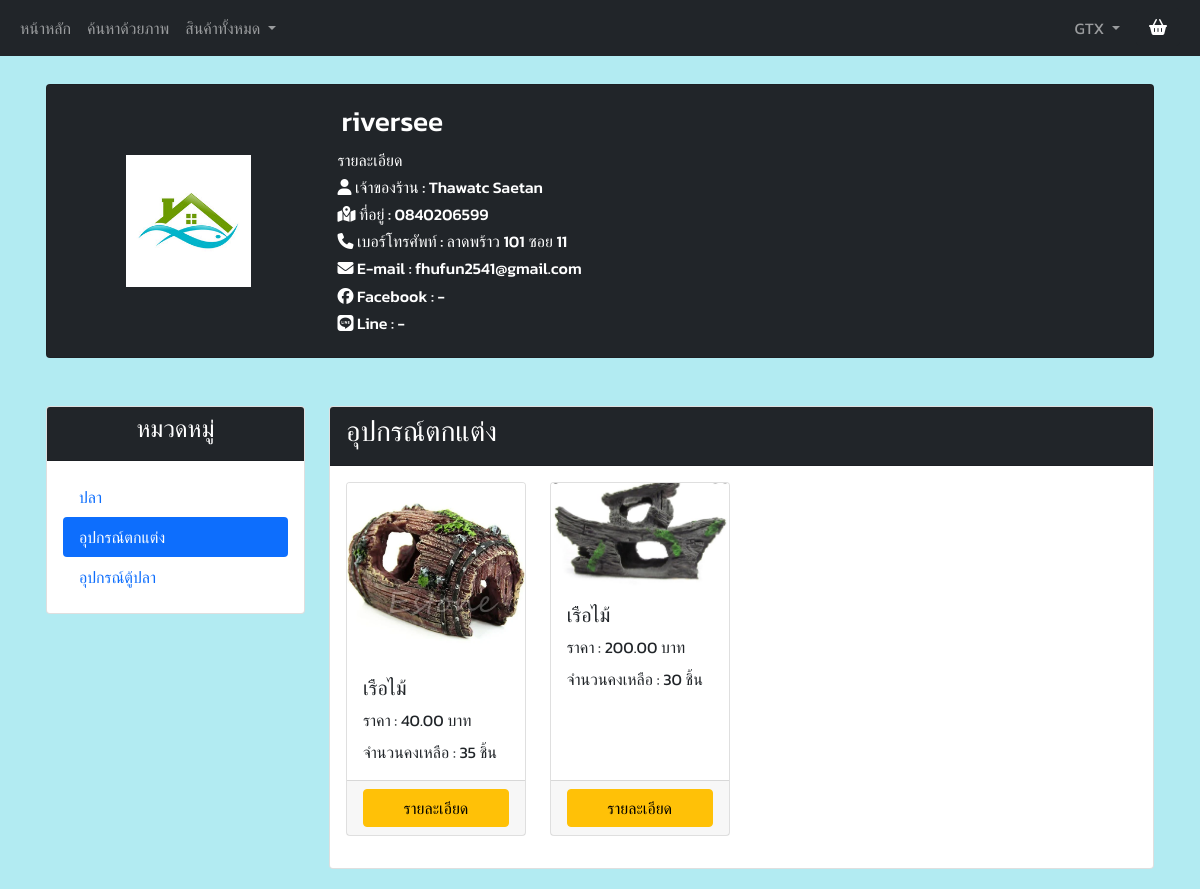
Screenshot of /shop_accessories/GTX (signed in) with the database file from the repository.
### tables this page shows
CREATE TABLE "seller" (
	"seller_ID"	TEXT,
	"seller_Firstname"	TEXT,
	"seller_Lastname"	TEXT,
	"seller_Email"	TEXT,
	"seller_Telephone"	TEXT,
	"seller_Address"	TEXT,
	"seller_Line"	TEXT,
	"seller_Facebook"	TEXT,
	"seller_Password"	TEXT,
	"seller_Storename"	TEXT,
	"seller_pic"	TEXT,
	"seller_status"	TEXT,
	"seller_status_color"	TEXT,
	PRIMARY KEY("seller_ID")
);

CREATE TABLE "accessories_product" (
	"accessories_ID"	INTEGER NOT NULL,
	"accessories_Name"	TEXT NOT NULL,
	"accessories_Price"	NUMERIC NOT NULL,
	"accessories_Amount"	INTEGER NOT NULL,
	"accessories_Description"	TEXT,
	"accessories_Images"	TEXT,
	"accessories_Owner"	TEXT NOT NULL,
	"time"	TEXT,
	PRIMARY KEY("accessories_ID" AUTOINCREMENT)
);

### app.py (the view, shortened to what this page needs)
@app.route("/shop_accessories/<string:id_data>", methods=["GET", "POST"])
def shop_accessories(id_data):
    SellerID = id_data
    if session.get("user",None) is not None:
        if session.get("role") == 'seller':
            with sqlite3.connect("mydata.db") as connect:
                cur = connect.cursor()
                cur.execute("select * from seller where seller_id = ?",[SellerID])
                seller = cur.fetchall()
                cur.execute("select count(*) from accessories_product where accessories_Owner = ?",[SellerID])
                accessories_total = cur.fetchone()[0]
                page, per_page, offset = get_page_args(page_parameter='page')
                per_page = 12
                if offset != 0:
                    offset = offset + 2
                sql = "SELECT * FROM accessories_product where accessories_Owner = ? ORDER BY time desc LIMIT ? OFFSET ?"
                val = [SellerID,per_page, offset]
                cur.execute(sql,val)
                accessoriesproduct_data = cur.fetchall()
                accessories_pagination = Pagination(
                    page=page,
                    per_page=per_page,
                    total=accessories_total,
                    css_framework='bootstrap4'
                )
                for i in range(len(accessoriesproduct_data)):
                    accessoriesproduct_data[i] = list(accessoriesproduct_data[i])
                    accessoriesproduct_data[i][2] = str('{:,.2f}'.format(accessoriesproduct_data[i][2]))
                    accessoriesproduct_data[i][3] = str('{:,}'.format(int(accessoriesproduct_data[i][3])))
                    accessoriesproduct_data[i] = tuple(accessoriesproduct_data[i])
                return render_template(
                    "shop_accessories_seller.html",
                    accessories_pagination=accessories_pagination,
                    seller_shop=seller[0],
                    accessoriesproduct_data=accessoriesproduct_data,
                    seller = session['user']
                )

### templates/shop_accessories_seller.html (shortened to what this page needs)
{% extends "header_seller.html" %} {% block content %}
<div class="container p-1 my-0">
</div>
<head>
    <link rel="stylesheet" type="text/css" href="{{ url_for('static',filename='css/styles.css') }}">
</head>
<div class="container p-3 my-1">
    <div class="row g-5">
        <div class="col-12 ">
            <div class="card bg-dark">
                <div class="card-body">
                    <div class="row">
                        <div class="col-md-3 align-self-center">
                            <img src="../{{seller_shop[10]}}" style="width: 50%; height:50; display: block; margin-left: auto; margin-right: auto;">
                        </div>
                        <div class="col-md-7">
                            <h3 style="color: white;" class="p-1">{{seller_shop[9]}}</h3>
                            <h6>รายละเอียด</h6>
                            <h6><i class="fas fa-user"></i> เจ้าของร้าน : {{seller_shop[1]}} {{seller_shop[2]}}</h6>
                            <h6><i class="fas fa-map-marked-alt"></i> ที่อยู่ : {{seller_shop[5]}}</h6>
                            <h6><i class="fas fa-phone"></i> เบอร์โทรศัพท์ : {{seller_shop[4]}}</h6>
                            <h6><i class="fas fa-envelope"></i> E-mail : {{seller_shop[3]}}</h6>
                            <h6><i class="fab fa-facebook"></i> Facebook : {{seller_shop[7]}}</h6>
                            <h6><i class="fab fa-line"></i> Line : {{seller_shop[6]}}</h6>
                        </div>
                    </div>
                </div>
            </div>
        </div>
        <div class="col-12">
            <div class="row gx-4 gy-1">
                <div class="col-xs-12 col-md-3">
                    <div class="card">
                        <div class="card-header bg-dark">
                            <h4 style="color: white;" class="text-center">หมวดหมู่</h4>
                        </div>
                        <div class="card-body">
                            <ul class="nav flex-column nav-pills" id="v-pills-tab" role="tablist" aria-orientation="vertical">
                                <li class="nav-item">
                                    <a class="nav-link" type="button" href="/shop_fish/{{seller_shop[0]}}" id="shop-fish-tab">ปลา</a>
                                </li>
                                <li class="nav-item">
                                    <a class="nav-link active" type="button" href="/shop_accessories/{{seller_shop[0]}}" id="shop-decoration-tab">อุปกรณ์ตกแต่ง</a>
                                </li>
                                <li class="nav-item">
                                    <a class="nav-link" type="button" href="/shop_tool/{{seller_shop[0]}}" id="shop-tool-tab">อุปกรณ์ตู้ปลา</a>
                                </li>
                            </ul>
                        </div>
                    </div>
                </div>
                <div class="col-xs-12 col-sm-12 col-md-9">
                    <div>
                        <div class="tab-pane fade show active" id="shop-fish" role="tabpanel" aria-labelledby="shop-fish-tab">
                            <div class="card">
                                <div class="card-header bg-dark">
                                    <h3>อุปกรณ์ตกแต่ง</h3>
                                </div>
                                <div class="card-body">
                                    <div class="row">
                                        {%for row in accessoriesproduct_data %}
                                        <div class="col-xs-3 col-sm-3 col-md-3 mb-3">
                                            <div class="card h-100">
                                                <img src="../{{row.5}}" class="card-img-top">
                                                <div class="card-body">
                                                    <h5 class="card-title">{{row.1}}</h5>
                                                    <p class="card-text">ราคา : {{row.2}} บาท</p>
                                                    <p class="card-text">จำนวนคงเหลือ : {{row.3}} ชิ้น</p>                                                </div>
                                                <div class="card-footer">
                                                    <div class="d-grid gap-2">
                                                        <button type="button" data-bs-toggle="modal" data-bs-target="#fishdetail{{row.0}}" class="btn btn-warning">รายละเอียด</button>
                                                    </div>
                                                </div>
                                            </div>
                                        </div>
                                        {%endfor%} {{accessories_pagination.links}}
                                    </div>
                                </div>
                            </div>
                        </div>
                    </div>
                </div>
            </div>
        </div>
    </div>
</div>
{% endblock %}

### static/css/styles.css (style rules this page uses)
p { margin-bottom: 0.5rem; }
h6 { color: white; }
h3 { color: white; }
a, p, h1, h2, h3, h4, h5, h6, .btn, label, .col-form-label, span, input, textarea, table { font-family: 'Kanit', sans-serif; }

### rows the page displays
seller: seller_Storename "riversee", seller_Firstname "Thawatc", seller_Lastname "Saetan", seller_Address "0840206599", seller_Telephone "ลาดพร้าว 101 ซอย 11", seller_Email "fhufun2541@gmail.com", seller_Facebook "-", seller_Line "-"
accessories_product: shows a picture, accessories_Name "เรือไม้", accessories_Price "40.00", accessories_Amount "35"
accessories_product: shows a picture, accessories_Name "เรือไม้", accessories_Price "200.00", accessories_Amount "30"

### other values shown
{{ seller }} "GTX"
